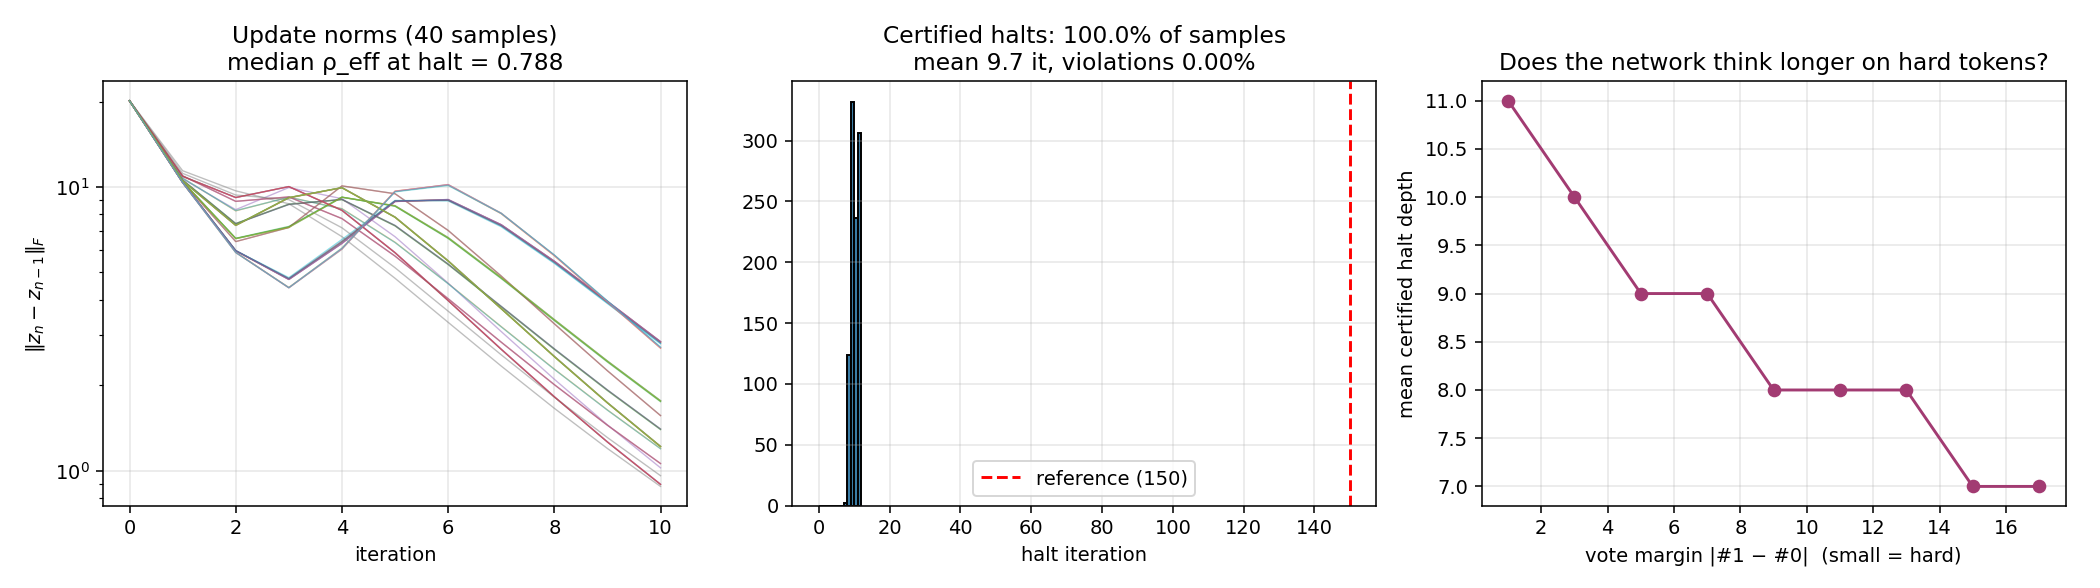

Reproduce this figure in Python.
"""
Horizon Transformer Probe
=========================
Question (Gemini's): does the resolution-horizon certificate survive contact
with attention?

Setup: a weight-tied Transformer block iterated to a fixed point (DEQ-style,
with input injection). NO spectral-norm constraint -- contraction is not
guaranteed by construction. At inference we run an ONLINE estimator:

  d_n = ||z_n - z_{n-1}||_F                       (state-update sequence)
  rho_hat_n = conservative estimate from recent ratios d_k/d_{k-1}
  soft Banach bound:  ||z* - z_n|| <= rho_hat/(1-rho_hat) * d_n   (if rho_hat<1)

Push the bound through the readout Lipschitz constant L to get a logit
perturbation bound, halt when 2*L*bound < logit margin. Because rho_hat is
empirical, the certificate is SOFT: we must measure its violation rate
against a deep reference, not assume it.

Task: majority vote over a binary sequence (length 25). Difficulty has a
natural spectrum: |#1s - #0s| = vote margin. Hard tokens = near-tied votes.

Honest ledger of what this can and cannot show is in the results file.
"""
import math, json
import numpy as np
import torch
import torch.nn as nn
import torch.nn.functional as F

torch.manual_seed(0); np.random.seed(0)
DEV = "cpu"

# ---------------- task ----------------
SEQ = 25
def make_batch(n):
    x = torch.randint(0, 2, (n, SEQ))
    s = x.sum(1)
    y = (s > SEQ // 2).long()          # majority (SEQ odd -> no ties)
    diff = (2 * s - SEQ).abs()          # vote margin = difficulty (small=hard)
    return x, y, diff

# ---------------- model ----------------
D, H, FFD = 64, 4, 128
class TiedBlock(nn.Module):
    """One weight-tied transformer block f(z, x) iterated to a fixed point."""
    def __init__(self):
        super().__init__()
        self.emb  = nn.Embedding(2, D)
        self.pos  = nn.Parameter(torch.randn(SEQ, D) * 0.02)
        self.attn = nn.MultiheadAttention(D, H, batch_first=True)
        self.ff   = nn.Sequential(nn.Linear(D, FFD), nn.GELU(), nn.Linear(FFD, D))
        self.ln1, self.ln2 = nn.LayerNorm(D), nn.LayerNorm(D)
        self.inj  = nn.Linear(D, D)
        self.head = nn.Linear(D, 2)
        self.alpha = 0.5                # damping z <- (1-a)z + a f(z,x)

    def u(self, x):                     # input injection, computed once
        return self.inj(self.emb(x) + self.pos)

    def step(self, z, u):
        h = self.ln1(z + self.attn(z, z, z, need_weights=False)[0] + u)
        f = self.ln2(h + self.ff(h))
        return (1 - self.alpha) * z + self.alpha * f

    def logits(self, z):
        return self.head(z.mean(1))     # mean-pool readout

    def forward(self, x, iters):
        u = self.u(x); z = torch.zeros(x.shape[0], SEQ, D)
        for _ in range(iters):
            z = self.step(z, u)
        return self.logits(z)

net = TiedBlock().to(DEV)

# ---------------- train (12 unrolled iterations, weight-tied) ----------------
opt = torch.optim.Adam(net.parameters(), lr=3e-4)
TRAIN_ITERS = 12
for step in range(1200):
    x, y, _ = make_batch(64)
    loss = F.cross_entropy(net(x, TRAIN_ITERS), y)
    opt.zero_grad(); loss.backward(); opt.step()
    if step % 300 == 0:
        with torch.no_grad():
            xa, ya, _ = make_batch(512)
            acc = (net(xa, TRAIN_ITERS).argmax(1) == ya).float().mean().item()
        print(f"step {step:4d} loss {loss.item():.4f} acc@12 {acc:.3f}")

# readout Lipschitz: logits = W @ mean(z); ||dlogits|| <= ||W||_2 * ||dz||_F/sqrt(T)
with torch.no_grad():
    W = net.head.weight
    L_read = torch.linalg.matrix_norm(W, 2).item() / math.sqrt(SEQ)

# ---------------- inference probe with online estimator ----------------
MAX_IT, N_TEST, WIN = 150, 1000, 4
@torch.no_grad()
def probe(x):
    """Returns per-sample: halt iter, certified pred, ref pred, rho trace."""
    n = x.shape[0]; u = net.u(x)
    z = torch.zeros(n, SEQ, D); z_prev = z.clone()
    d_hist = [[] for _ in range(n)]
    halted = torch.zeros(n, dtype=torch.long); pred_halt = torch.full((n,), -1)
    rho_at_halt = torch.zeros(n)
    for it in range(1, MAX_IT + 1):
        z_new = net.step(z, u)
        d = (z_new - z).flatten(1).norm(dim=1)           # ||z_n - z_{n-1}||
        for i in range(n):
            d_hist[i].append(d[i].item())
        logit = net.logits(z_new)
        top2 = logit.topk(2, dim=1).values
        margin = (top2[:, 0] - top2[:, 1])
        for i in range(n):
            if halted[i]: continue
            hs = d_hist[i]
            if len(hs) >= WIN + 1:
                ratios = [hs[-k] / max(hs[-k - 1], 1e-12) for k in range(1, WIN + 1)]
                rho = max(ratios)                        # conservative: worst recent ratio
                if rho < 0.999:
                    bound = rho / (1 - rho) * hs[-1]     # soft Banach a posteriori
                    if 2 * L_read * bound < margin[i].item():
                        halted[i] = it
                        pred_halt[i] = logit[i].argmax().item()
                        rho_at_halt[i] = rho
        z_prev, z = z, z_new
        if halted.all(): break
    # reference: run to MAX_IT
    ref = net(x, MAX_IT).argmax(1)
    for i in range(n):                                    # never-certified -> ref answer at cap
        if halted[i] == 0:
            halted[i] = MAX_IT; pred_halt[i] = ref[i]; rho_at_halt[i] = float("nan")
    return halted, pred_halt, ref, rho_at_halt, d_hist

x, y, diff = make_batch(N_TEST)
halt, pred, ref, rho_h, d_hist = probe(x)

certified = torch.tensor([not math.isnan(r) for r in rho_h])
agree = (pred == ref)
res = dict(
    n=N_TEST,
    certified_frac=certified.float().mean().item(),
    mean_halt=halt[certified].float().mean().item() if certified.any() else None,
    mean_halt_all=halt.float().mean().item(),
    ref_iters=MAX_IT,
    violation_rate=(~agree[certified]).float().mean().item() if certified.any() else None,
    acc_ref=(ref == y).float().mean().item(),
    acc_cert=(pred == y).float().mean().item(),
    rho_eff_median=float(np.nanmedian(rho_h.numpy())),
    L_readout=L_read,
)
# difficulty adaptivity: halt depth vs vote margin
uniq = sorted(set(diff.tolist()))
depth_by_diff = {int(m): halt[(diff == m) & certified].float().mean().item()
                 for m in uniq if ((diff == m) & certified).any()}
res["depth_by_difficulty"] = depth_by_diff
print(json.dumps(res, indent=2))

# ---------------- plots ----------------
import matplotlib
matplotlib.use("Agg")
import matplotlib.pyplot as plt
fig, ax = plt.subplots(1, 3, figsize=(15, 4.2))

# (1) update norms: does attention even contract?
for i in range(0, 40):
    ax[0].semilogy(d_hist[i], lw=0.7, alpha=0.5)
ax[0].set_xlabel("iteration"); ax[0].set_ylabel(r"$\|z_n - z_{n-1}\|_F$")
ax[0].set_title(f"Update norms (40 samples)\nmedian ρ_eff at halt = {res['rho_eff_median']:.3f}")

# (2) halt histogram
hh = halt[certified].numpy() if certified.any() else halt.numpy()
ax[1].hist(hh, bins=range(0, int(hh.max()) + 2), color="#3a7ca5", edgecolor="k")
ax[1].axvline(MAX_IT, color="r", ls="--", label=f"reference ({MAX_IT})")
viol = res["violation_rate"]
ax[1].set_title(f"Certified halts: {100*res['certified_frac']:.1f}% of samples\n"
                f"mean {res['mean_halt']:.1f} it, violations {100*viol:.2f}%")
ax[1].set_xlabel("halt iteration"); ax[1].legend()

# (3) difficulty adaptivity
ms = sorted(depth_by_diff); ax[2].plot(ms, [depth_by_diff[m] for m in ms], "o-", color="#a23b72")
ax[2].set_xlabel("vote margin |#1 − #0|  (small = hard)")
ax[2].set_ylabel("mean certified halt depth")
ax[2].set_title("Does the network think longer on hard tokens?")
for a in ax: a.grid(alpha=0.3)
plt.tight_layout(); plt.savefig("/home/claude/horizon_transformer_probe.png", dpi=140)
json.dump(res, open("/home/claude/horizon_transformer_probe.json", "w"), indent=2)
print("saved plot + json")
